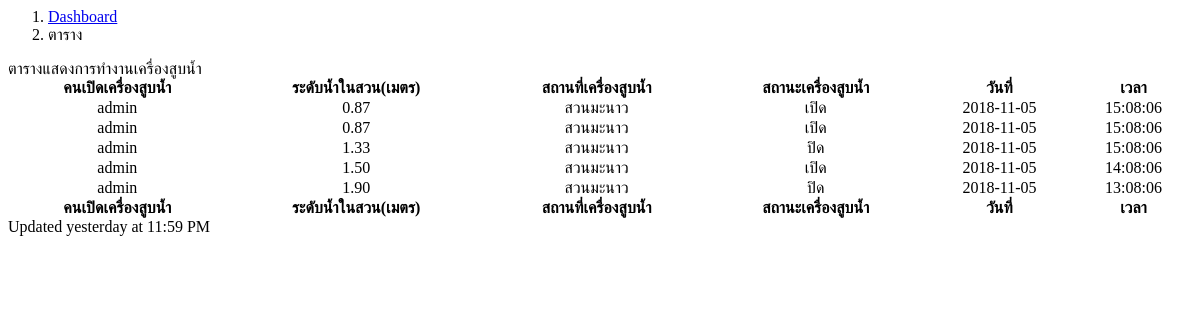
Page /tables.php on the earlier database version.
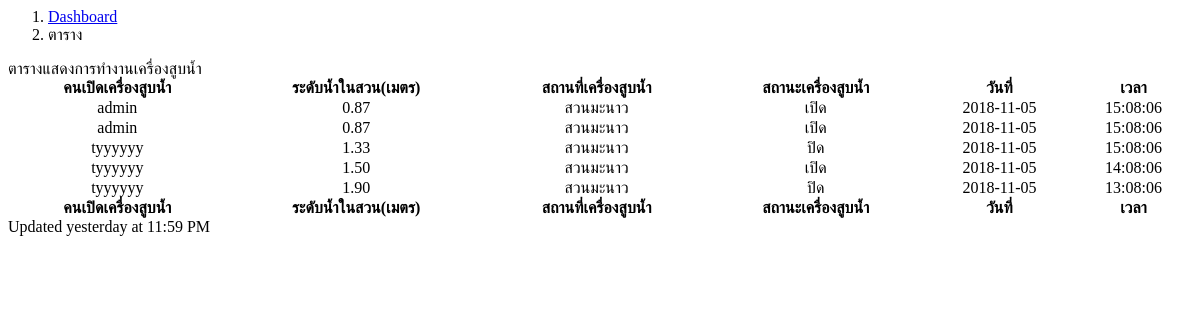
Same page on the later database version.
### tables this page shows
CREATE TABLE `process_statuses` (
  `id` int(10) UNSIGNED NOT NULL,
  `idUsers` int(10) UNSIGNED DEFAULT NULL,
  `idPumps` int(10) UNSIGNED NOT NULL,
  `idStatus` int(10) UNSIGNED NOT NULL,
  `idWaters` int(10) UNSIGNED NOT NULL,
  `created_at` timestamp NULL DEFAULT NULL,
  `updated_at` timestamp NULL DEFAULT NULL
);

CREATE TABLE `users` (
  `id` int(10) UNSIGNED NOT NULL,
  `email` varchar(255) NOT NULL,
  `password` varchar(255) NOT NULL,
  `name` varchar(50) NOT NULL,
  `lastname` varchar(50) NOT NULL,
  `api_token` varchar(60) DEFAULT NULL,
  `isadmin` int(1) NOT NULL DEFAULT '0',
  `created_at` timestamp NULL DEFAULT NULL,
  `updated_at` timestamp NULL DEFAULT NULL
);

CREATE TABLE `waters` (
  `id` int(10) UNSIGNED NOT NULL,
  `waterLevel` double(8,2) NOT NULL,
  `sensor_duration` double(8,2) NOT NULL,
  `date` date NOT NULL,
  `time` time NOT NULL
);

CREATE TABLE `pumps` (
  `id` int(10) UNSIGNED NOT NULL,
  `address` varchar(50) NOT NULL
);

### tables.php (the view, shortened to what this page needs)
 <ol class="breadcrumb">
           <li class="breadcrumb-item">
             <a href="http://localhost/b_phpProject/index.php?cont=Home">Dashboard</a>
           </li>
           <li class="breadcrumb-item active">ตาราง</li>
         </ol>
<div class="card mb-3">
       <div class="card-header">
         ตารางแสดงการทำงานเครื่องสูบน้ำ
         </div>
       <div class="card-body">
         <div class="table-responsive">
           <table class="table table-striped table-bordered dt-responsive nowrap" id="example" width="100%" cellspacing="0">
           <thead>
               <tr>
                 <th>คนเปิดเครื่องสูบน้ำ</th>
                 <th>ระดับน้ำในสวน(เมตร)</th>
                 <th>สถานที่เครื่องสูบน้ำ</th>
                 <th>สถานะเครื่องสูบน้ำ</th>
                 <th>วันที่</th>
                 <th>เวลา</th>
               </tr>
             </thead>
             <tfoot>
             <tr>
                 <th>คนเปิดเครื่องสูบน้ำ</th>
                 <th>ระดับน้ำในสวน(เมตร)</th>
                 <th>สถานที่เครื่องสูบน้ำ</th>
                 <th>สถานะเครื่องสูบน้ำ</th>
                 <th>วันที่</th>
                 <th>เวลา</th>
               </tr>
             </tfoot>
             <tbody>
               <?php
                $sql2 = 'SELECT *
                FROM process_statuses
                 JOIN users ON process_statuses.idUsers = users.id
                 JOIN pumps ON process_statuses.idPumps = pumps.id
                 JOIN statuses ON process_statuses.idStatus = statuses.id
                 JOIN waters ON process_statuses.idWaters = waters.id ORDER BY process_statuses.id DESC';
               $result2 = mysqli_query($connect, $sql2, MYSQLI_STORE_RESULT) or die('Query error');
               while ($process_statuses = mysqli_fetch_assoc($result2)) {
                   $name = $process_statuses['name'];
                   $waterlevel = $process_statuses['waterLevel'];
                   $address = $process_statuses['address'];
                   $status = $process_statuses['numstatus'];
                   $date = $process_statuses['date'];
                   $time = $process_statuses['time']; ?>
                   <tr>
                     <td><?php echo $name; ?></td>
                     <td><?php echo $waterlevel; ?></td>
                     <td><?php echo $address; ?></td>
                     <td><?php if ($status == 1) {
                       ?> <span class="badge badge-success">เปิด</span> <?php
                   } else {
                       ?> <span class="badge badge-danger">ปิด</span> <?php
                   } ?></td>
                     <td><?php echo $date; ?></td>
                     <td><?php echo $time; ?></td>
                   </tr>
       <?php
               } ?>
             </tbody>
           </table>
         </div>
       </div>
       <div class="card-footer small text-muted">Updated yesterday at 11:59 PM</div>
     </div>

Differences in the rows shown:
changed through a linked row, process_statuses (number 3 of 5 on the later page): idUsers.name "admin" → "tyyyyyy"
changed through a linked row, process_statuses (number 4 of 5 on the later page): idUsers.name "admin" → "tyyyyyy"
changed through a linked row, process_statuses (number 5 of 5 on the later page): idUsers.name "admin" → "tyyyyyy"
